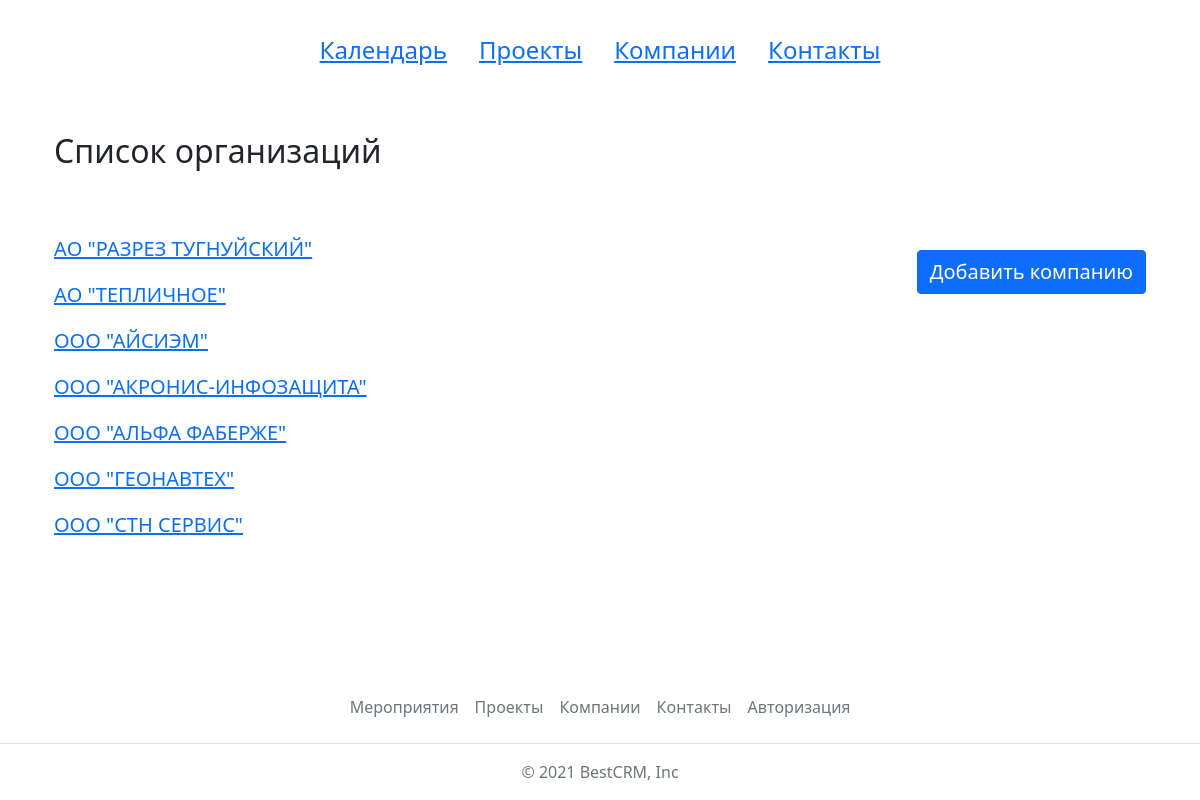
The app's page /companies/, older data.
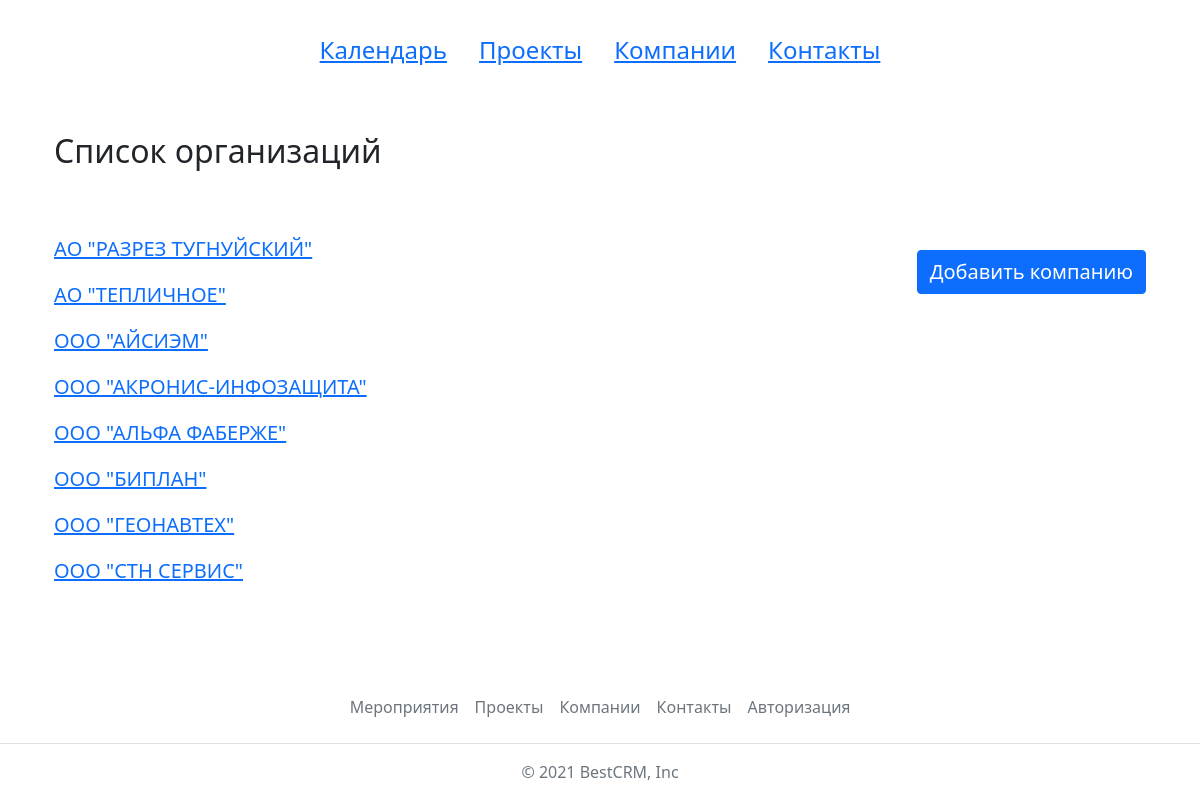
The same page, newer data.
### crm/models.py (models this page shows)
class Company(models.Model):
    inn_number = models.CharField(max_length=10, verbose_name='ИНН', unique=True)
    ogrn_number = models.CharField(max_length=13, verbose_name='ОГРН', unique=True)
    short_name = models.CharField(max_length=250, verbose_name='Сокращенное наименование')
    full_name = models.CharField(max_length=250, verbose_name='Полное наименование')
    address = models.CharField(max_length=250, verbose_name='Адрес')
    contacts = models.ManyToManyField(Contact, verbose_name='Контакты', related_name='companies', blank=True)
    def __str__(self):
        return f'{self.short_name}'
    class Meta:
        verbose_name = 'Компания'
        verbose_name_plural = 'Компании'

### crm/views.py (the view)
# urls.py: path('companies/', views.company_list_view, name='companies'),
def company_list_view(request):
    company_list = Company.objects.all().order_by('short_name')
    ctx = {
        'company_list': company_list,
    }
    return render(request, 'crm/company_list.html', ctx)

### crm/templates/crm/company_list.html (shortened to what this page needs)
{% extends 'base.html'%}
{% block content %}
<div class="container mt-3">
  <h2 class="my-3">Список организаций</h2>
  <div class="d-flex justify-content-between">
    <div class="col-7 mt-5">
      {% for company in company_list %}
        <p class="fs-5"><a href="{% url 'company_details' company.id %}">{{company}}</a></p>
      {% empty %}
        <h4>Список компаний пуст</h4>
      {% endfor %}
    </div>
    <div class="position-sticky">
      <div class="d-flex mt-3 ms-5 fs-5">
        <a class="btn btn-primary mt-5 fs-5" href="{% url 'company_add' %}">Добавить компанию</a>
      </div>
    </div>
  </div>
</div>
{% endblock %}

### crm/templates/base.html (shortened to what this page needs)
{% load static %}
{% load crispy_forms_tags %}
<!DOCTYPE html>
<html class="h-100" lang="ru">
<head>
    <link href="https://cdn.jsdelivr.net/npm/bootstrap@5.1.1/dist/css/bootstrap.min.css" rel="stylesheet">
</head>
<body class="d-flex flex-column h-100">
<header>
  <div class="container p-3 fs-4">
    <div class="d-flex justify-content-center">
      <a class="m-3" href="{% url 'events' %}">Календарь</a>
      <a class="m-3" href="{% url 'projects' %}">Проекты</a>
      <a class="m-3" href="{% url 'companies' %}">Компании</a>
      <a class="m-3" href="{% url 'contacts' %}">Контакты</a>
    </div>
  </div>
</header>
<div class="container mt-3">
  {% block content %}
  {% endblock %}
</div>
<footer class="footer mt-auto">
    <ul class="nav justify-content-center border-bottom pb-3 mb-3">
        <li class="nav-item">
            <a class="nav-link px-2 text-muted" href="#">Мероприятия</a>
        </li>
        <li class="nav-item">
            <a class="nav-link px-2 text-muted" href="#">Проекты</a>
        </li>
        <li class="nav-item">
            <a class="nav-link px-2 text-muted" href="#">Компании</a>
        </li>
        <li class="nav_item">
            <a class="nav-link px-2 text-muted" href="#">Контакты</a>
        </li>
        <li class="nav_item">
            {% if not user.is_authenticated %}
            <a class="nav-link px-2 text-muted" href="{% url 'login' %}">Авторизация</a>
            {% else %}
            <a class="nav-link px-2 text-muted" href="{% url 'logout' %}">{{user}} (Выйти из профиля}</a>
            {% endif %}
        </li>
    </ul>
    <p class="text-center text-muted">© 2021 BestCRM, Inc</p>
</footer>
</body>
</html>

Row changes from the older to the newer data that the page shows:
added Company: short_name "ООО \"БИПЛАН\""
